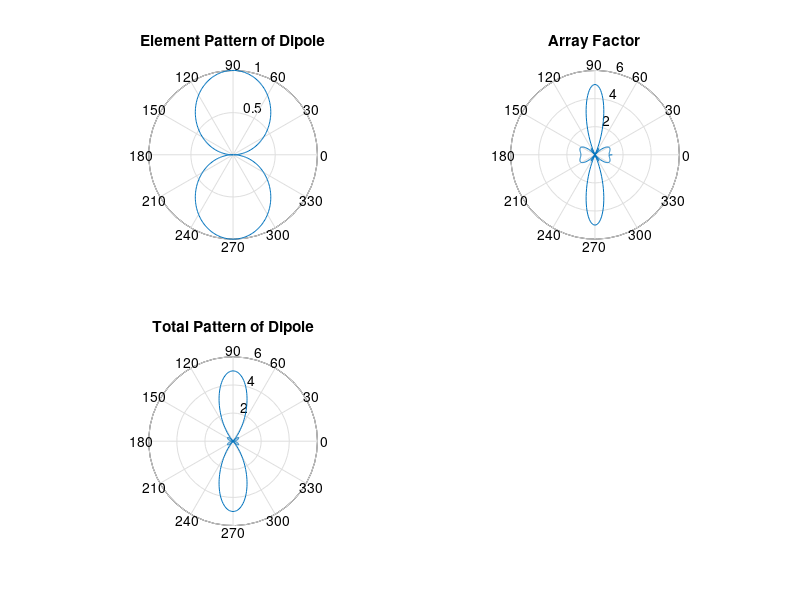

The MATLAB source for this figure:
clear all;
% element numbers
prompt=('Enter the value of N ');
N=input(prompt);
% element spacing
d = 0.3;
% theta zero direction
% 90 degree for braodside, 0 degree for endfire.
theta_zero=90;
An=1;
j=sqrt(-1);
f = zeros(1,360);
for theta = 1:1:360
   
    % change degree to radian
    deg2rad(theta) = (theta*pi)/180;
   
    if theta == 180 || theta == 360
    % g = 0 if theta = 180 or 360    
    g(theta) = 0;
    else
g(theta) = abs((cos(pi*cos(deg2rad(theta))/2))/sin(deg2rad(theta)));
   
    end
   
    %array factor calculation
    for n=0:N-1
        f(theta) = f(theta)+ An*exp(j*n*2*pi*d*(cos(deg2rad(theta))-cos(theta_zero*pi/180))) ;
    end
   
   
    % pattern multiplication
    F(theta) = abs(g(theta)*f(theta));
   
end
figure;
subplot(2,2,1),polar(deg2rad,g)
title('Element Pattern of Dipole');
f(theta) = abs(f(theta));
subplot(2,2,2),polar(deg2rad,f)
title('Array Factor');
subplot(2,2,3),polar(deg2rad,F)
title('Total Pattern of Dipole')

